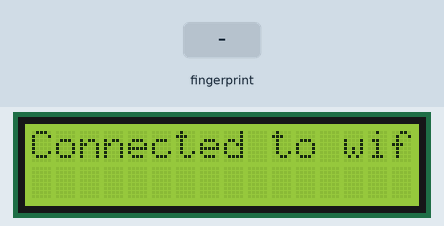
This sketch was run on a simulated ESP8266 (NodeMCU). Parts: 16×2 character LCD. The test bench sets the inputs (shaded band). WiFi joins after 1.5 s; servers stay silent unless stated; uploads are accepted with an empty reply; what the sketch prints to the serial monitor is not drawn.

Above: at 2.6 s.
4.9 s: finger stored as number 1 placed on the sensor
At 6.7 s:
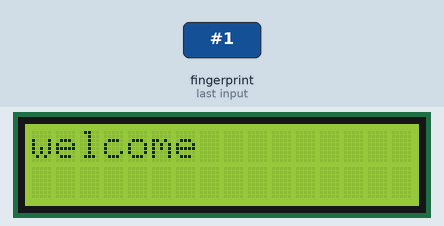
At 9.1 s:
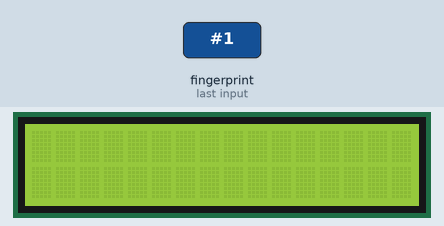
Timing chart, 0 to 10.6 s (numbered marks = the images above; inputs shaded):
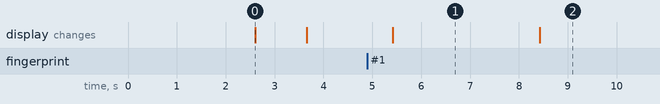

The sketch:

fingerprintfinal.ino
```cpp
#include <Adafruit_Fingerprint.h>


#include <SPI.h>
#include <Wire.h>
#include <WiFiClient.h>
#include <ESP8266WiFi.h>
#include <SoftwareSerial.h>
#include <ESP8266WebServer.h>
#include <ESP8266HTTPClient.h>
#include <Wire.h>
#include <LiquidCrystal_I2C.h>

LiquidCrystal_I2C lcd(0x3F, 2, 1, 0, 4, 5, 6, 7, 3, POSITIVE);
//Fingerprint scanner Pins
#define Finger_Tx 14 //D5
#define Finger_Rx 12 //D6

//************************************************************************//************************************************************************
SoftwareSerial mySerial(Finger_Rx, Finger_Tx);
Adafruit_Fingerprint finger = Adafruit_Fingerprint(&mySerial);


//************************************************************************
/* WIFI settings*/
const char *ssid = "Orange-4714";
const char *password = "Salah@2000";
//************************************************************************
String postData ;          // post array that will be send to the website
String link = "http://192.168.1.109:5555/index"; //computer IP or the server domain
int FingerID = 0;         // The Fingerprint ID from the scanner
uint8_t id;


void setup() {

  Serial.begin(9600);
  Wire.begin(D2, D1);
  lcd.begin(16,2);   // iInit the LCD for 16 chars 2 lines
  lcd.home();
  lcd.print("Hello world");
   /* delay(2000); */
    lcd.clear();
  connectToWiFi();

  //---------------------------------------------

  // set the data rate for the sensor serial port
  finger.begin(57600);
  Serial.println("\n\nAdafruit finger detect test");

  if (finger.verifyPassword()) {
    Serial.println("Found fingerprint sensor!");
  } else {
    Serial.println("Did not find fingerprint sensor :(");
    while (1) { delay(1); }
  }
  //---------------------------------------------

  finger.getTemplateCount();
  Serial.print("Sensor contains "); Serial.print(finger.templateCount); Serial.println(" templates");
  Serial.println("Waiting for valid finger...");

  //------------*test the connection*------------


}

void loop()                     // run over and over again
{    lcd.clear();

     getFingerprintID();
    // delay(250);//don't ned to run this at full speed.
}
//************send the fingerprint ID to the website*************
void SendFingerprintID( int finger ){

  HTTPClient http;    //Declare object of class HTTPClient
  //Post Data
  postData = "{\"FingerID\":\""+String(finger)+"\"}"; // Add the Fingerprint ID to the Post array in order to send it
  // Post methode

  http.begin(link); //initiate HTTP request, put your Website URL or Your Computer IP
  http.addHeader("Content-Type", "application/json");    //Specify content-type header
  int httpCode = http.POST(postData);
  String payload = http.getString();    //Get the response payload
  Serial.print("FingerID=" + String(finger));
  Serial.println(httpCode);   //Print HTTP return code
  Serial.println("testtest");
  Serial.println();
 // Serial.println(payload[2]);    //Print request response payload
  Serial.println(payload.substring(0,12));

 // Serial.println(payload[1]);
  Serial.println(postData);   //Post Data
  Serial.println(finger);     //Print fingerprint ID
   lcd.print("welcome "+payload.substring(0,12));


  delay(3000);

  postData = "";
  http.end();  //Close connection
}
 uint8_t getFingerprintID() {
  uint8_t p = finger.getImage();
  switch (p) {
    case FINGERPRINT_OK:
      Serial.println("Image taken");
      break;
    case FINGERPRINT_NOFINGER:
     // Serial.println("No finger detected");
      return p;
    case FINGERPRINT_PACKETRECIEVEERR:
      Serial.println("Communication error");
      return p;
    case FINGERPRINT_IMAGEFAIL:
      Serial.println("Imaging error");
      return p;
    default:
      Serial.println("Unknown error");
      return p;
  }

  // OK success!

  p = finger.image2Tz();
  switch (p) {
    case FINGERPRINT_OK:
      Serial.println("Image converted");
      break;
    case FINGERPRINT_IMAGEMESS:
      Serial.println("Image too messy");
      return p;
    case FINGERPRINT_PACKETRECIEVEERR:
      Serial.println("Communication error");
      return p;
    case FINGERPRINT_FEATUREFAIL:
      Serial.println("Could not find fingerprint features");
      return p;
    case FINGERPRINT_INVALIDIMAGE:
      Serial.println("Could not find fingerprint features");
      return p;
    default:
      Serial.println("Unknown error");
      return p;
  }

  // OK converted!
  p = finger.fingerSearch();
  if (p == FINGERPRINT_OK) {
    Serial.println("Found a print match!");
  } else if (p == FINGERPRINT_PACKETRECIEVEERR) {
    Serial.println("Communication error");
    return p;
  } else if (p == FINGERPRINT_NOTFOUND) {
    Serial.println("Did not find a match");

    lcd.print("see administration ?!");
     delay(1000);
    lcd.clear();
    return p;
  } else {
    Serial.println("Unknown error");
    return p;
  }

  // found a match!
  Serial.print("Found ID #"); Serial.print(finger.fingerID);
  Serial.print(" with confidence of "); Serial.println(finger.confidence);
  //****************************send fingerID to server********************************


          SendFingerprintID(finger.fingerID );


  return finger.fingerID;
}

// returns -1 if failed, otherwise returns ID #
int getFingerprintIDez() {
  uint8_t p = finger.getImage();
  if (p != FINGERPRINT_OK)  return -1;

  p = finger.image2Tz();
  if (p != FINGERPRINT_OK)  return -1;

  p = finger.fingerFastSearch();
  if (p != FINGERPRINT_OK)  return -1;

  // found a match!
  Serial.print("Found ID #"); Serial.print(finger.fingerID);
  Serial.print(" with confidence of "); Serial.println(finger.confidence);
  return finger.fingerID;
}
//********************connect to the WiFi******************
void connectToWiFi(){
    WiFi.mode(WIFI_OFF);        //Prevents reconnection issue (taking too long to connect)
    delay(1000);
    WiFi.mode(WIFI_STA);
    Serial.print("Connecting to ");
    Serial.println(ssid);
    WiFi.begin(ssid, password);


    while (WiFi.status() != WL_CONNECTED) {
      delay(500);
      Serial.print(".");
    }
    Serial.println("");
    Serial.println("Connected");
    lcd.clear();
    lcd.print("Connected to wifi");
     /* delay(1000);
    lcd.clear(); */
    Serial.print("IP address: ");
    Serial.println(WiFi.localIP());  //IP address assigned to your ESP

}
```

Measured:
- after the input at 4.9 s, the display: changes after 0.52 s (image 1)
- what the display in image 0 shows lasts 1.1 s, from 2.6 s to 3.7 s
- what the display in image 1 shows lasts 3.0 s, from 5.4 s to 8.4 s
